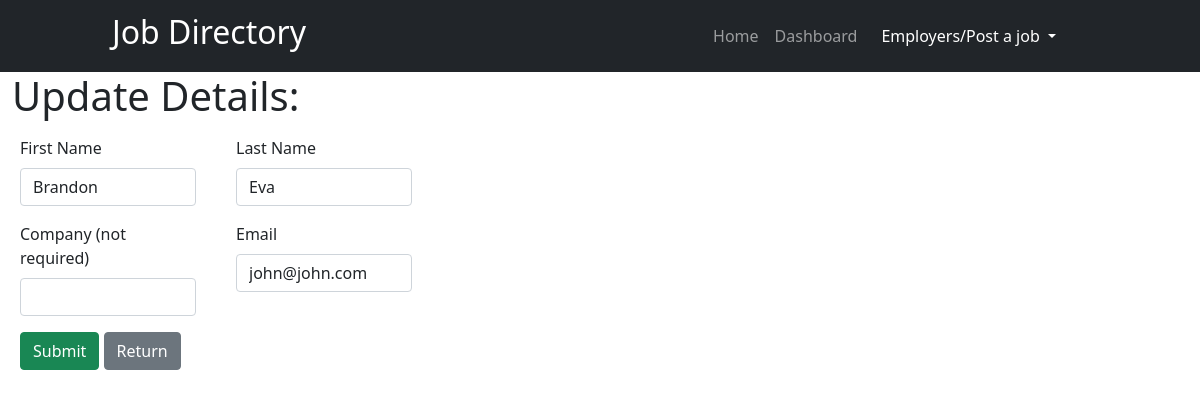
Page /update-3 (signed in) on the committed database.
### application.py (models this page shows, shortened)
class User(db.Model, UserMixin):
    id = db.Column(db.Integer, primary_key=True)
    company = db.Column(db.String(200))
    firstname = db.Column(db.String(200), nullable=False)
    lastname = db.Column(db.String(200), nullable=False)
    email = db.Column(db.String(120), nullable=False, unique=True)
    password_hash = db.Column(db.String(128), nullable=False)
    date_added = db.Column(db.DateTime, default=datetime.utcnow)
    jobs = db.relationship('Job', backref='poster')
    drafts = db.relationship('Drafts', backref='poster')
    deleted = db.Column(db.String(5), default=0)
    @property
    def password(self):
        raise AttributeError('not valid')

### auth/auth.py (the view)
@auth_bp.route('/update-<int:id>', methods=["GET", "POST"])
@login_required
def update(id):
    form = SignupForm()
    name_to_update = User.query.get_or_404(id)
    id = current_user.id
    if id == name_to_update.id or id == 1:
        if request.method == "POST":
            name_to_update.firstname = form.firstname.data
            name_to_update.lastname = form.lastname.data
            name_to_update.company = form.company.data
            name_to_update.email = form.email.data
            try:
                db.session.commit()
                flash("User updated successfully", category='success')
                return redirect(url_for('dashboard_bp.dashboard', form=form, name_to_update=name_to_update))
            except:
                flash("Whoops, there's an error ")
                return render_template('update_user.html', form=form, name_to_update=name_to_update)
        else:
            return render_template('update_user.html', form=form, name_to_update=name_to_update)
    else:
        flash("You aren't allowed to be here", category='warning')
        return redirect(url_for('404'))

### forms.py
class SignupForm(FlaskForm):
    firstname = StringField('First Name', validators=[InputRequired(), Length(max=80)])
    lastname = StringField('Last Name', validators=[InputRequired(), Length(max=80)])
    email = StringField('Email', validators=[InputRequired(), Email(message="not a valid email address")])
    company = StringField('Company (not required)')
    password_hash = PasswordField('Password', validators=[InputRequired(), Length(min=8, max=128),
                                                          EqualTo('confirm', message='Passwords must match')])
    confirm = PasswordField('Confirm Password', validators=[InputRequired(), Length(min=8, max=128)])
    deleted = BooleanField('Deleted?')
    submit = SubmitField('Submit')

### application.py (called while the page is built)
@login_manager.user_loader
def load_user(id):
    return User.query.get(int(id))

### user/templates/update_user.html (shortened to what this page needs)
{% extends 'base.html' %}
{% block content %}
<div class="container col-md-6 position-absolute top-10 start-0">
    <form class="row" action="/update-{{ name_to_update.id }}" method="POST">
        <h1>Update Details:</h1>
        <div class="col-md-4 m-2">
            {{ form.firstname.label() }} </br>
            {{ form.firstname(class="form-control", value=name_to_update.firstname) }}
        </div>
        <div class="col-md-4 m-2">
            {{ form.lastname.label(class="form-label") }} </br>
            {{ form.lastname(class="form-control", value=name_to_update.lastname) }}
        </div>
        <div class="col-md-4 m-2">
            {{ form.company.label(class="form-label") }} </br>
            {{ form.company(class="form-control", value=name_to_update.company) }}
        </div>
        <div class="col-md-4 m-2">
            {{ form.email.label(class="form-label") }} </br>
            {{ form.email(class="form-control", value=name_to_update.email) }}
        </div>
        <div class="col-md-4 m-2">
            {{form.submit(class="btn btn-success")}}
            <input type="button" value="Return" onclick="history.back(-1)" class="btn btn-secondary"/>
        </div>
    </form>
</div>
{% endblock %}

### static/css/style.css (style rules this page uses)
body { min-height: 100vh; min-height: -webkit-fill-available; }
html { height: -webkit-fill-available; }

### rows in the picture
User: firstname "Brandon", lastname "Eva", email "john@john.com"
